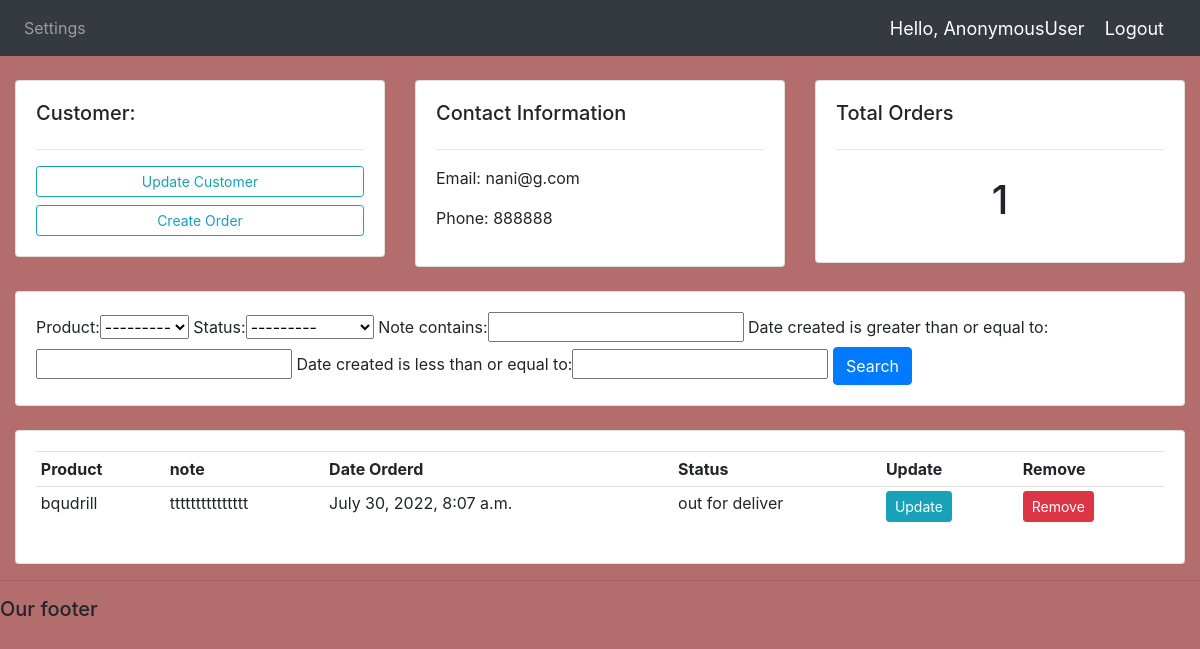
Before: /customer/4 with the older database file.
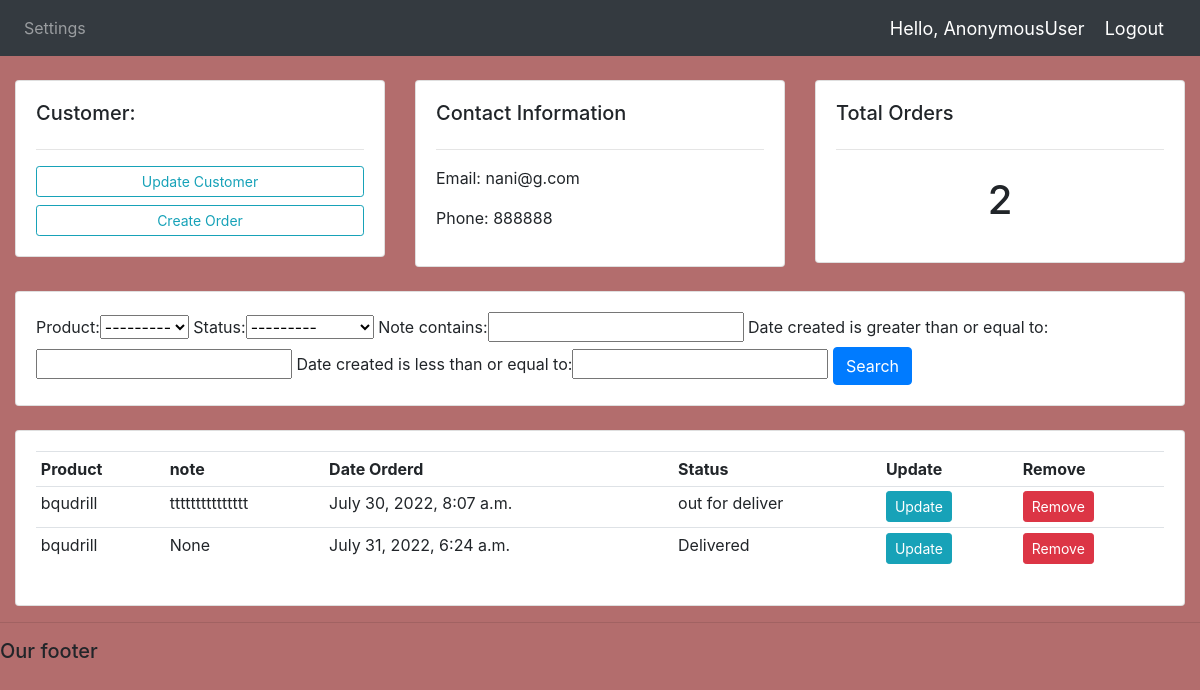
After: the same page with the newer database file.
### accounts/models.py (models this page shows)
class Order(models.Model):
    STATUS = (
        ('pending' , 'pending'),
        ('out for deliver' , 'out for deliver'),
        ('Delivered' , 'Delivered'),
    )
    customer = models.ForeignKey(Customer , null =True, on_delete = models.SET_NULL)
    product = models.ForeignKey(Product , null =True, on_delete = models.SET_NULL)
    date_created = models.DateTimeField(auto_now_add =True ,null =True)
    status = models.CharField(max_length=255,null =True ,choices = STATUS)
    note = models.CharField(max_length=255,null =True )

class Product(models.Model):
    CATEGORY = (
        ('indoor' ,'indoor'),
        ('outdoor' ,'outdoor'),
    )
    name = models.CharField(max_length=255 ,null =True)
    price =  models.FloatField(max_length=255,null =True)
    category =  models.CharField(max_length=255,null =True,choices = CATEGORY)
    description =  models.CharField(max_length=255,null =True, blank=True)
    date_created = models.DateTimeField(auto_now_add =True ,null =True)
    tags = models.ManyToManyField(Tag)
    def __str__ (self):
        return self.name

### accounts/views.py (the view)
# urls.py: path('customer/<str:pk>', CustomerView, name ="customer"),
def CustomerView(request , pk):
       customer = Customer.objects.get(id=pk)
       orders = customer.order_set.all()
       myFilter = OrderFilter(request.GET,queryset=orders)
       orders = myFilter.qs
       total_orders = orders.count()
       context = {'customer':customer,'orders':orders ,'total_orders':total_orders ,'myFilter':myFilter}
       return render(request , "customer.html",context)

### templates/customer.html
{%  extends 'main.html' %}
{% block content %}
	<br>
<div class="row">
	<div class="col-md">
		<div class="card card-body">
			<h5>Customer:</h5>
			<hr>
			<a class="btn btn-outline-info  btn-sm btn-block" href="">Update Customer</a>
			<a class="btn btn-outline-info btn-sm btn-block" href="{% url 'create' customer.id%}">Create Order</a>
		</div>
	</div>
	<div class="col-md">
		<div class="card card-body">
			<h5>Contact Information</h5>
			<hr>
			<p>Email: {{customer.email}}</p>
			<p>Phone: {{customer.phone}}</p>
		</div>
	</div>
	<div class="col-md">
		<div class="card card-body">
			<h5>Total Orders</h5>
			<hr>
			<h1 style="text-align: center;padding: 10px">{{total_orders}}</h1>
		</div>
	</div>
</div>
<br>
<div class="row">
	<div class="col">
		<div class="card card-body">
			<form method="get">
               {{myFilter.form}}
		    <button class="btn btn-primary" type="submit">Search</button>
		  </form>
		</div>
	</div>
</div>
<br>
<div class="row">
	<div class="col-md">
		<div class="card card-body">
			<table class="table table-sm">
				<tr>
					<th>Product</th>
					<th>note</th>
					<th>Date Orderd</th>
					<th>Status</th>
					<th>Update</th>
					<th>Remove</th>
				</tr>
				{% for order in orders %}
				<tr>
					<td>{{order.product}}</td>
					<td>{{order.note}}</td>
					<td>{{order.date_created}}</td>
					<td>{{order.status}}</td>
					<td><a class="btn btn-sm btn-info"  href="{% url 'update' order.id %}" >Update</a></td>
					<td><a class="btn btn-sm btn-danger" href="{% url 'delete' order.id %}">Remove</a></td>
				</tr>
				{% endfor %}
			</table>
		</div>
	</div>
</div>
{% endblock %}

Changed rows visible on the page:
added Order: product "bqudrill", note "None", date_created "July 31, 2022, 6:24 a.m.", status "Delivered"
Other visible differences:
{{ total_orders }}: "1" → "2"
